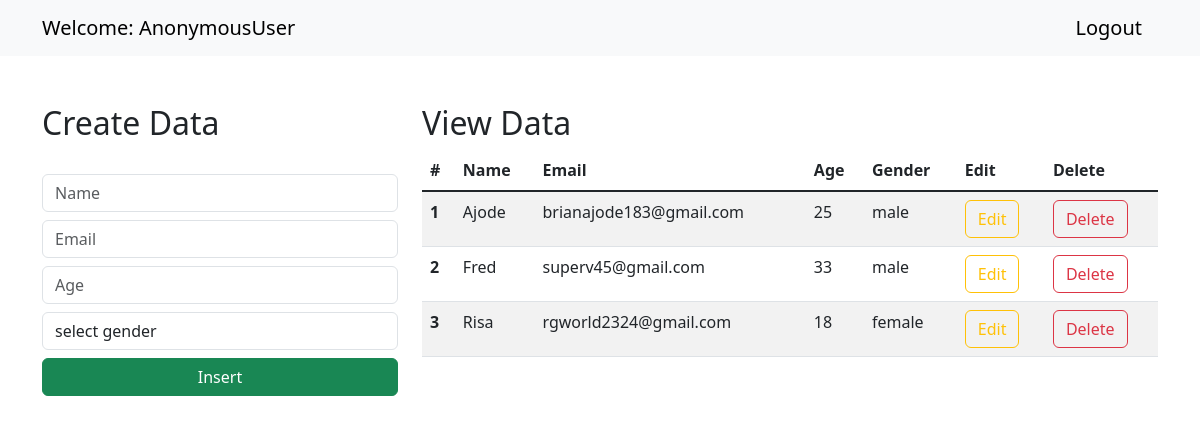
The page / on the database its author committed.
### CRUD/models.py (models this page shows)
class Student(models.Model):
    name = models.CharField(max_length=25, blank=False, null=False)
    email = models.EmailField(null=True)
    age = models.IntegerField()
    gender = models.CharField(max_length=25, blank=False, null=False)

### CRUD/views.py (the view)
# urls.py: path('', views.index),
def index(request):
    data = Student.objects.all()
    context = {"data": data}
    return render(request, "index.html", context)

### templates/index.html (shortened to what this page needs)
<!doctype html>
<html lang="en">
    <link href="https://cdn.jsdelivr.net/npm/bootstrap@5.3.0-alpha1/dist/css/bootstrap.min.css" rel="stylesheet">
  <head>
  </head>
  <body>
    <nav class="navbar navbar-expand-lg bg-body-tertiary">
        <div class="container-md">
          <a class="navbar-brand" href="/">Welcome: {{request.user}}</a>
          <a class="navbar-brand" href="/logout">Logout</a>
        </div>
      </nav>
      <div class="container mt-5">
        <div class="row">
            <div class="col-md-4">
                <h2>Create Data</h2>
                <br>
                <form action="/insert" method="post">{% csrf_token %}
                    <div class="form-group">
                        <input type="text" class="form-control" placeholder="Name" name="name" required>
                    </div>
                    <div class="form-group">
                        <input type="email" class="form-control  mt-2" placeholder="Email" name="email" required>
                    </div>
                    <div class="form-group">
                        <input type="number" class="form-control  mt-2" placeholder="Age" name="age" required>
                    </div>
                    <div class="form-group mt-2">
                        <select id="gender" name="gender" class="form-control" required>
                            <option selected>select gender</option>
                        </select>
                    </div>
                    <div class="d-grid gap-2">
                        <button class="btn btn-success mt-2" type="submit">Insert</button>
                    </div>
                </form>
            </div>
            <div class="col-md-8">
                <h2>View Data</h2>
                <table class="table table-striped table-hover">
                    <thead>
                      <tr>
                        <th scope="col">#</th>
                        <th scope="col">Name</th>
                        <th scope="col">Email</th>
                        <th scope="col">Age</th>
                        <th scope="col">Gender</th>
                        <th scope="col">Edit</th>
                        <th scope="col">Delete</th>
                      </tr>
                    </thead>
                    <tbody class="table-group-divider">
                    {% for d in data %}
                      <tr>
                        <th scope="row">{{d.id}}</th>
                        <td>{{d.name}}</td>
                        <td>{{d.email}}</td>
                        <td>{{d.age}}</td>
                        <td>{{d.gender}}</td>
                        <td><a href="/update/{{d.id}}" type="button" class="btn btn-outline-warning">Edit</a></td>
                        <td><a href="/delete/{{d.id}}" type="button" class="btn btn-outline-danger">Delete</a></td>
                      </tr>
                    {% endfor %}
                    </tbody>
                  </table>
            </div>
        </div>
      </div>
  </body>
</html>

### rows shown on the page
Student: id "1", name "Ajode", email "brianajode183@gmail.com", age "25", gender "male"
Student: id "2", name "Fred", email "superv45@gmail.com", age "33", gender "male"
Student: id "3", name "Risa", email "rgworld2324@gmail.com", age "18", gender "female"

### other values the page prints
{{ request.user }} "AnonymousUser"
